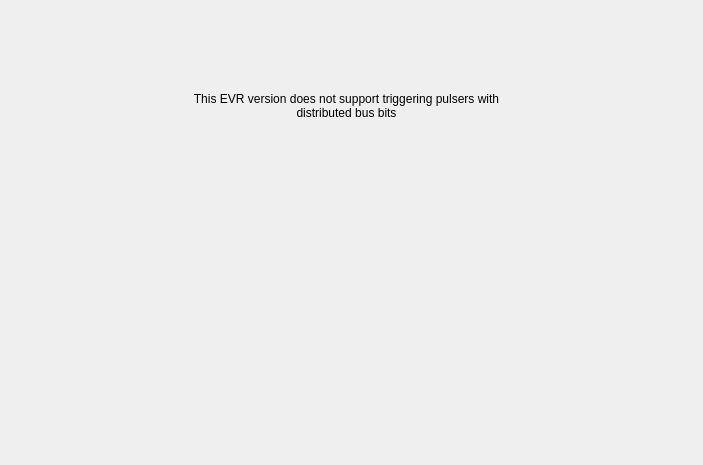
<?xml version="1.0" encoding="UTF-8"?>
<ui version="4.0">
 <class>Form</class>
 <widget class="QWidget" name="Form">
  <property name="geometry">
   <rect>
    <x>0</x>
    <y>0</y>
    <width>703</width>
    <height>465</height>
   </rect>
  </property>
  <property name="windowTitle">
   <string>Form</string>
  </property>
  <widget class="QLabel" name="label">
   <property name="geometry">
    <rect>
     <x>181</x>
     <y>70</y>
     <width>331</width>
     <height>71</height>
    </rect>
   </property>
   <property name="text">
    <string>This EVR version does not support triggering pulsers with distributed bus bits</string>
   </property>
   <property name="alignment">
    <set>Qt::AlignCenter</set>
   </property>
   <property name="wordWrap">
    <bool>true</bool>
   </property>
  </widget>
 </widget>
 <resources/>
 <connections/>
</ui>
